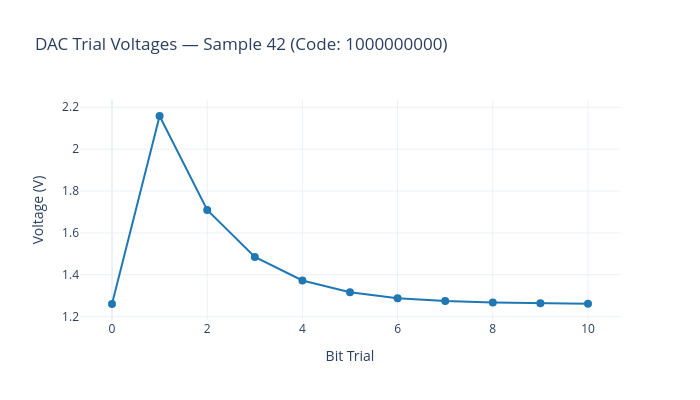

Notebook cell for this chart:
### Markdown cell above
**Reading the plot:**

- **Top panel (DAC Trial Voltages):** The staircase shows the binary search converging from $V_{ref}/2$ toward $V_{in}$. MSB trials produce large steps; LSB trials produce fine adjustments.
- **Middle panel (Differential Settling):** Each curve shows the DAC node settling exponentially after a switching event. Earlier bits (larger steps) have coarser settling; later bits show fine residue.
- **Bottom panel (Comparator Regeneration):** The exponential growth from near-zero toward ±$V_{DD}$ represents the latch regenerating. Bits with small residues (near-metastable) show slow initial growth.

### Code cell
# DAC staircase only
fig_dac = plot_dac_waveform(
    vdac=vdac,
    n_bits=DESIGN.n_bits,
    title=f"DAC Trial Voltages — Sample {SAMPLE_IDX} (Code: {''.join(str(int(b)) for b in bits_s)})",
)
fig_dac.show()

### Figure 1 — Plotly figure (JSON) as saved in the notebook; plotly's stock layout.template omitted (floating-point values rounded to 4 significant figures)
{"data": [{"line": {"color": "#1f77b4", "width": 2}, "marker": {"size": 8}, "mode": "lines+markers", "name": "V_DAC", "type": "scatter", "x": [0, 1, 2, 3, 4, 5, 6, 7, 8, 9, 10], "y": [1.26, 2.158, 1.709, 1.485, 1.373, 1.317, 1.289, 1.275, 1.267, 1.264, 1.262]}], "layout": {"height": 400, "title": {"text": "DAC Trial Voltages — Sample 42 (Code: 1000000000)"}, "width": 700, "xaxis": {"title": {"text": "Bit Trial"}}, "yaxis": {"title": {"text": "Voltage (V)"}}}}
